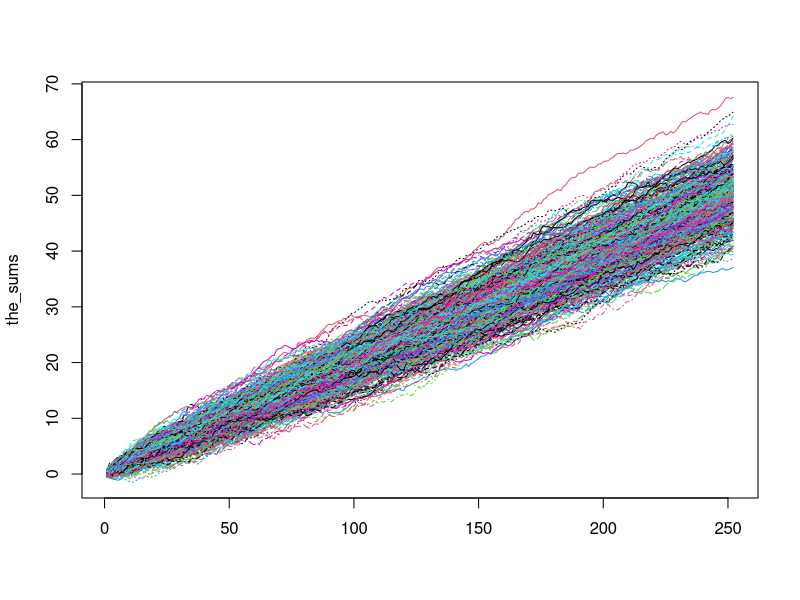
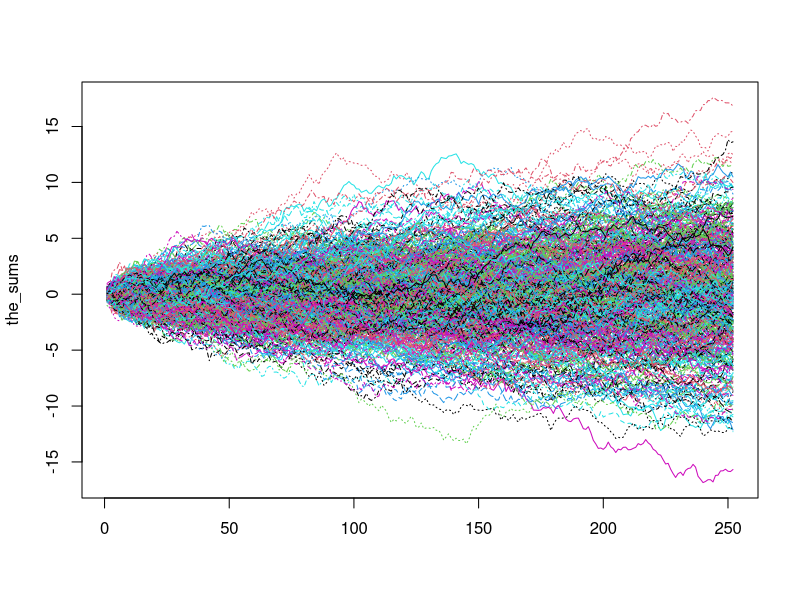
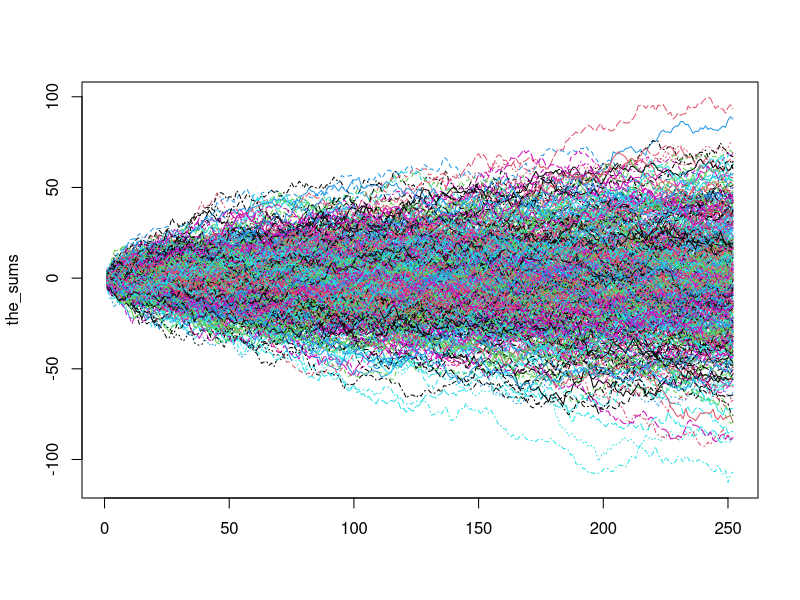
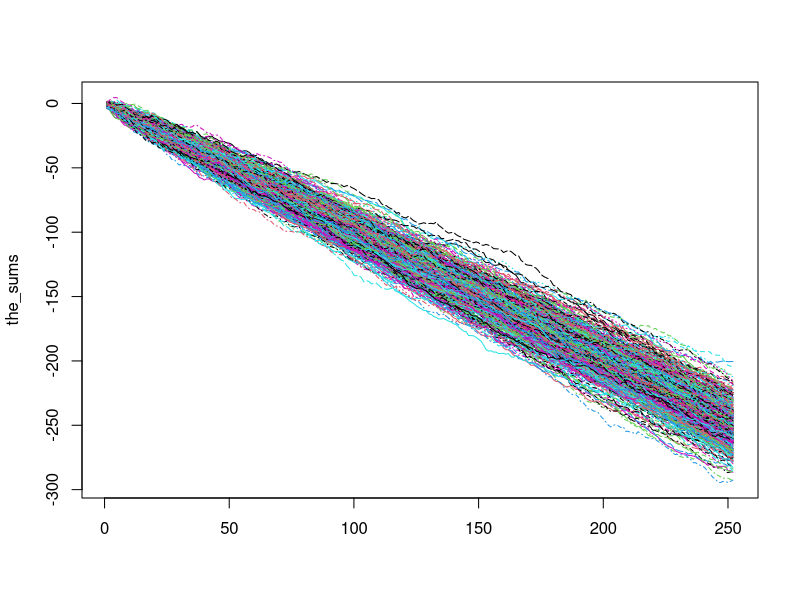

These figures' R source, in order:
set.seed(42, kind="Mersenne-Twister")

the_matrix <- matrix(rnorm(500*252, 0.2, 0.3),
                     nrow = 500,
                     ncol = 252)
the_sums <- apply(the_matrix, 1, cumsum)
matplot(the_sums, type='l')

the_matrix <- matrix(rnorm(500*252, 0, 0.3),
                     nrow = 500,
                     ncol = 252)
the_sums <- apply(the_matrix, 1, cumsum)
matplot(the_sums, type='l')

the_matrix <- matrix(rnorm(500*252, 0, 2),
                     nrow = 500,
                     ncol = 252)
the_sums <- apply(the_matrix, 1, cumsum)
matplot(the_sums, type='l')

the_matrix <- matrix(rnorm(500*252, -1, 1),
                     nrow = 500,
                     ncol = 252)
the_sums <- apply(the_matrix, 1, cumsum)
matplot(the_sums, type='l')